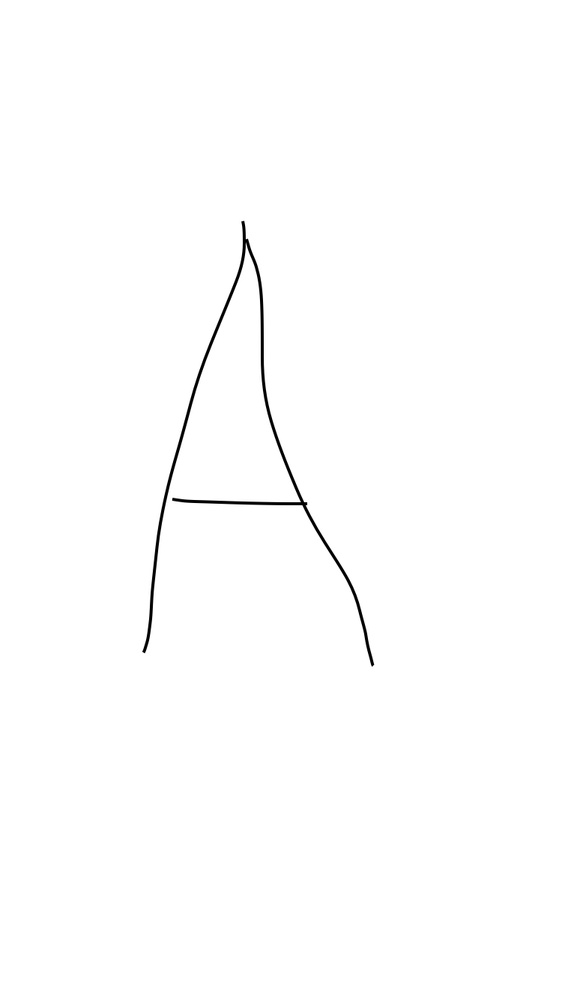
//> input picture data/A/A_1467576279_scribbler-image.jpg, 562 x 1000 px, shrunk from 750 x 1334 before the run
$ ./main   (built with g++ and OpenCV 4)
//> lines starting //> are read from the running program, lines starting //| are printed output that depends on the picture; after the words box and inside, x2 and y2 are one past the last pixel; in counts of white or black regions, pixels touching at a corner belong together
//> further down, img is the input picture: 1000 rows x 562 cols, CV_8UC1; min 0, max 255, mean 253.6
#include <stdio.h>
#include <opencv2/opencv.hpp>
#include <dirent.h>

using namespace cv;

// [282 lines left out: function main2, not called in this run]

using namespace cv;
using namespace std;

Mat img;
int threshval = 100;

static void on_trackbar(int, void*)
{
    Mat bw = threshval < 128 ? (img < threshval) : (img > threshval);
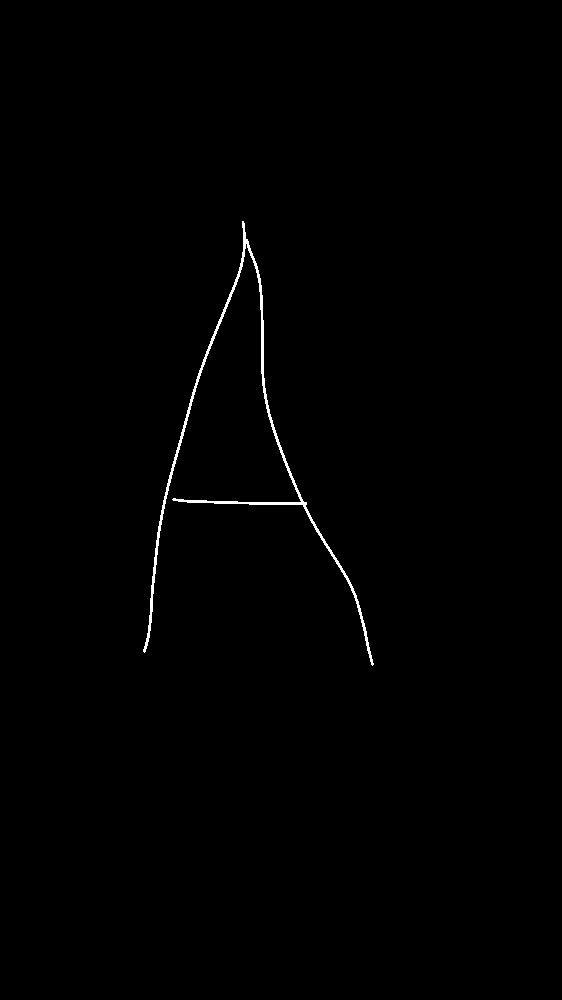
//> bw: 1000 rows x 562 cols, CV_8UC1; 0.51% white in thin lines or dots, all inside (x1, y1, x2, y2) = (143, 221, 374, 666)
    Mat labelImage(img.size(), CV_32S);
    int nLabels = connectedComponents(bw, labelImage, 8);
//> nLabels = 2
    std::vector<Vec3b> colors(nLabels);
    colors[0] = Vec3b(0, 0, 0);//background
    std::vector<std::vector<Point>> contours(nLabels - 1);
//> contours = 1 empty contours
    for(int label = 1; label < nLabels; ++label){
        colors[label] = Vec3b( (rand()&255), (rand()&255), (rand()&255) );
//        contours.push_back(std::vector<Point>());
    }
//> this loop made 1 pass

    Mat dst(img.size(), CV_8UC3);
    for(int r = 0; r < dst.rows; ++r){
        for(int c = 0; c < dst.cols; ++c){
            int label = labelImage.at<int>(r, c);
            Vec3b &pixel = dst.at<Vec3b>(r, c);
            pixel = colors[label];
            if (label > 0) {
                contours[label - 1].push_back(Point(r, c));
            }
        }
    }
//> after the loop, contours = 1 contour; box (x1, y1, x2, y2) and area: (221, 143, 666, 374) 28006

    std::vector<Point> allContours;
    int minX = -1;
    int minY = -1;
    for (int i = 0; i < contours.size(); i++) {
        std::cout << "contours[" << i << "]:\n";
        for (int j = 0; j < contours[i].size(); j++) {
            if (minX == -1 || minX > contours[i][j].x) {
                minX = contours[i][j].x;
            }
            if (minY == -1 || minY > contours[i][j].y) {
                minY = contours[i][j].y;
            }
        }
    }
//> this loop made 1 pass
//> (minX, minY) on pass 1: (221, 143)
//| contours[0]:
//> after the loop, minX = 221; minY = 143

    int maxX = 0, maxY = 0;
    for (int i = 0; i < contours.size(); i++) {
        for (int j = 0; j < contours[i].size(); j++) {
            int x = contours[i][j].x - minX;
            int y = contours[i][j].y - minY;
            if (x > maxX) {
                maxX = x;
            }
            if (y > maxY) {
                maxY = y;
            }
            allContours.push_back(Point(x, y));
        }
    }
//> this loop made 1 pass
//> (maxX, maxY) on pass 1: (444, 230)
//> after the loop, maxX = 444; maxY = 230; allContours = 2857 Points (x, y), first 12: [0, 99], [0, 100], [1, 99], [1, 100], [2, 99], [2, 100], [2, 101], [3, 99], [3, 100], [3, 101], [4, 99], [4, 100]

    std::cout << "new dim: " << maxX << " x " << maxY << "\n";
//| new dim: 444 x 230
    // Get the moments
    cv::Moments mu = cv::moments(allContours, false);
//> mu = moments, m00 28006.5, centre m10/m00, m01/m00 = (280.2, 128.7)

    // Get the Hu moments
    double hu[7];
    HuMoments(mu, hu);
//> hu = [0.399, 0.0874, 0.0148, 0.00318, 2.13e-05, 0.000937, -4.54e-06]

//    printf("contours length = %lu\n", contours.size());
//    printf("(normal) hu = <%f, %f, %f, %f, %f, %f, %f>\n", hu[0], hu[1], hu[2], hu[3], hu[4], hu[5], hu[6]);
    printf(
            "(log) hu = <%f, %f, %f, %f, %f, %f, %f>\n",
            (hu[0] < 0 ? -1 : 1) * log(std::abs(hu[0])),
            (hu[1] < 0 ? -1 : 1) * log(std::abs(hu[1])),
            (hu[2] < 0 ? -1 : 1) * log(std::abs(hu[2])),
            (hu[3] < 0 ? -1 : 1) * log(std::abs(hu[3])),
            (hu[4] < 0 ? -1 : 1) * log(std::abs(hu[4])),
            (hu[5] < 0 ? -1 : 1) * log(std::abs(hu[5])),
            (hu[6] < 0 ? -1 : 1) * log(std::abs(hu[6]))
    );
//| (log) hu = <-0.919398, -2.437311, -4.215874, -5.750757, -10.756222, -6.972649, 12.303506>

    std::cout << "contour size = " << contours.size() << "\n";
//| contour size = 1

    imshow( "Connected Components", dst );
}


int main( int argc, const char** argv )
{
    img = imread("data/A/A_1467576279_scribbler-image.jpg", 0);

    if(img.empty())
    {
        cout << "Could not read input image file: " << endl;
        return -1;
    }

    namedWindow( "Image", 1 );
    imshow( "Image", img );

    namedWindow( "Connected Components", 1 );
    createTrackbar( "Threshold", "Connected Components", &threshval, 255, on_trackbar );
    on_trackbar(threshval, 0);

    waitKey(0);
    return 0;
}

$ run again, with test/B.jpg copied over data/A/A_1467576279_scribbler-image.jpg
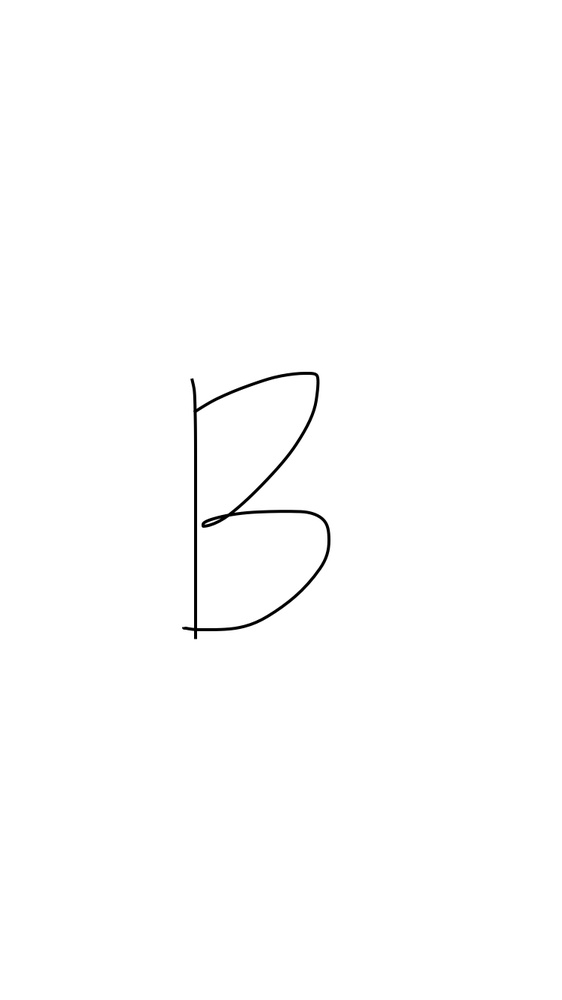
//> input picture test/B.jpg, 562 x 1000 px, shrunk from 750 x 1334 before the run
//> img is the input picture: 1000 rows x 562 cols, CV_8UC1; min 0, max 255, mean 253.7
//> in on_trackbar, `Mat bw = threshval < 128 ? (img < threshval) : (img > threshval);`:
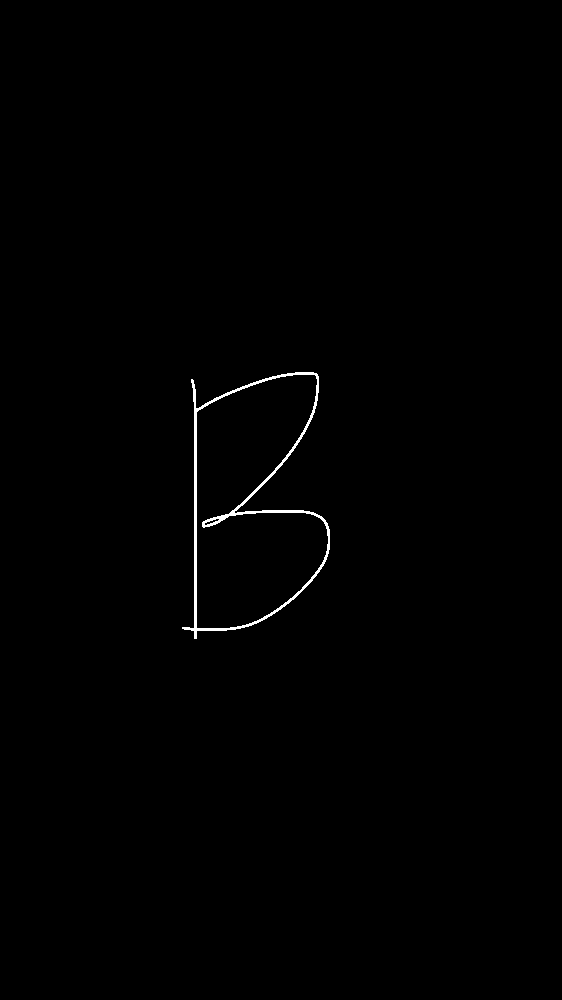
//> bw: 1000 rows x 562 cols, CV_8UC1; 0.46% white; 1 white region, box (x1, y1, x2, y2) and area: (182, 372, 330, 639) 2597
//> labelImage: 1000 rows x 562 cols, CV_32SC1; values 0 (black) and 1 (white), 0.46% white; 1 white region
//> nLabels = 2
//> in on_trackbar, `std::vector<std::vector<Point>> contours(nLabels - 1);`: contours = 1 empty contours
//> the loop in on_trackbar, `for(int label = 1; label < nLabels; ++label)` made 1 pass
//> after the loop in on_trackbar, `for(int r = 0; r < dst.rows; ++r)`: contours = 1 contour; box (x1, y1, x2, y2) and area: (372, 182, 639, 330) 24
//> the loop in on_trackbar, `for (int i = 0; i < contours.size(); i++)` made 1 pass
//> (minX, minY) on pass 1: (372, 182)
//> (printed output is left out)
//> after the loop in on_trackbar, `for (int i = 0; i < contours.size(); i++)`: minX = 372; minY = 182
//> the loop in on_trackbar, `for (int i = 0; i < contours.size(); i++)` made 1 pass
//> (maxX, maxY) on pass 1: (266, 147)
//> after the loop in on_trackbar, `for (int i = 0; i < contours.size(); i++)`: maxX = 266; maxY = 147; allContours = 2597 Points (x, y), first 12: [0, 113], [0, 114], [0, 115], [0, 116], [0, 117], [0, 118], [0, 119], [0, 120], [0, 121], [0, 122], [0, 123], [0, 124]
//| new dim: 266 x 147
//> mu = moments, m00 24, centre m10/m00, m01/m00 = (18911.2, 2261.8)
//> hu = [-14892623.3, 2.22e+14, 1.32e+22, 1.32e+22, 1.75e+44, -1.97e+29, -1.01e+38]
//| (log) hu = <-16.516377, 33.033367, 50.936362, 50.935754, 101.871812, -67.452438, -87.509939>
//| contour size = 1

$ run again, with test/KA.png saved as data/A/A_1467576279_scribbler-image.jpg
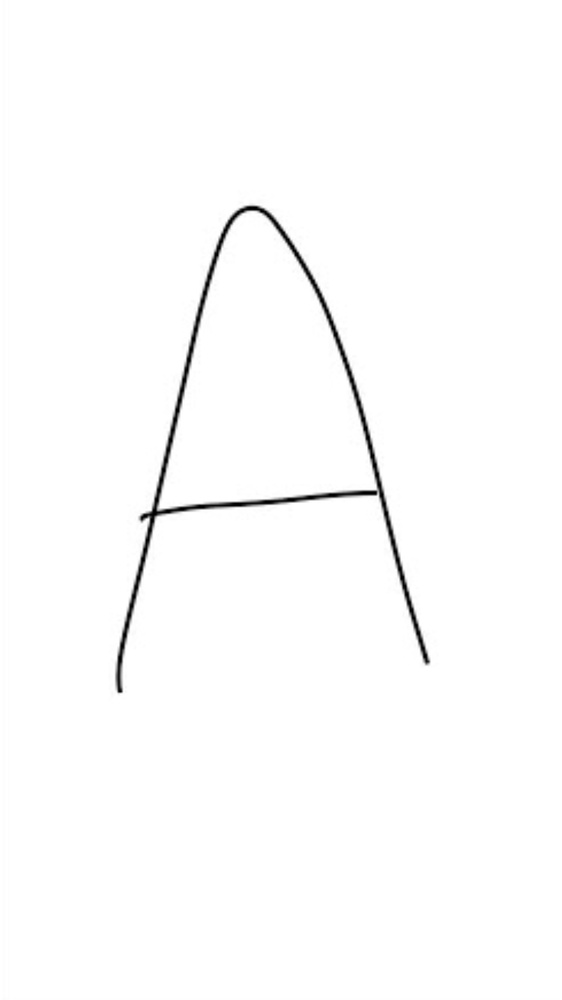
//> input picture test/KA.png, 562 x 1000 px, shrunk from 750 x 1334 before the run
//> img is the input picture: 1000 rows x 562 cols, CV_8UC1; min 0, max 255, mean 252.4
//> in on_trackbar, `Mat bw = threshval < 128 ? (img < threshval) : (img > threshval);`:
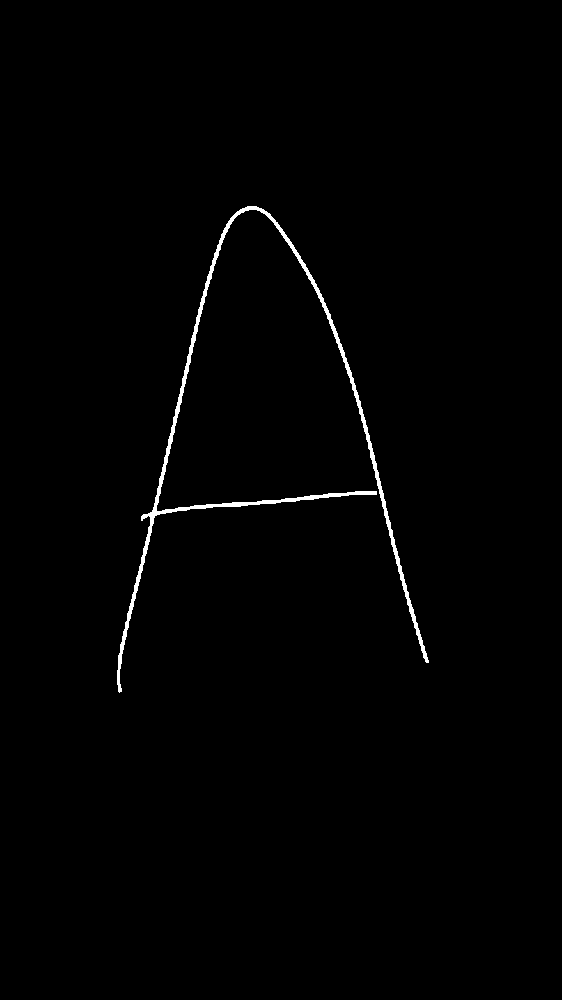
//> bw: 1000 rows x 562 cols, CV_8UC1; 0.84% white; 1 white region, box (x1, y1, x2, y2) and area: (117, 206, 429, 693) 4711
//> labelImage: 1000 rows x 562 cols, CV_32SC1; values 0 (black) and 1 (white), 0.84% white; 1 white region
//> nLabels = 2
//> in on_trackbar, `std::vector<std::vector<Point>> contours(nLabels - 1);`: contours = 1 empty contours
//> the loop in on_trackbar, `for(int label = 1; label < nLabels; ++label)` made 1 pass
//> after the loop in on_trackbar, `for(int r = 0; r < dst.rows; ++r)`: contours = 1 contour; box (x1, y1, x2, y2) and area: (206, 117, 693, 429) 36031
//> the loop in on_trackbar, `for (int i = 0; i < contours.size(); i++)` made 1 pass
//> (minX, minY) on pass 1: (206, 117)
//> (printed output is left out)
//> after the loop in on_trackbar, `for (int i = 0; i < contours.size(); i++)`: minX = 206; minY = 117
//> the loop in on_trackbar, `for (int i = 0; i < contours.size(); i++)` made 1 pass
//> (maxX, maxY) on pass 1: (486, 311)
//> after the loop in on_trackbar, `for (int i = 0; i < contours.size(); i++)`: maxX = 486; maxY = 311; allContours = 4711 Points (x, y), first 12: [0, 130], [0, 131], [0, 132], [0, 133], [0, 134], [0, 135], [0, 136], [0, 137], [0, 138], [0, 139], [1, 128], [1, 129]
//| new dim: 486 x 311
//> mu = moments, m00 36031, centre m10/m00, m01/m00 = (294, 124.5)
//> hu = [0.424, 0.0758, 0.0263, 0.00639, 7.29e-05, 0.00173, 3.93e-05]
//| (log) hu = <-0.858945, -2.579482, -3.638098, -5.053135, -9.525973, -6.361365, -10.145350>
//| contour size = 1
